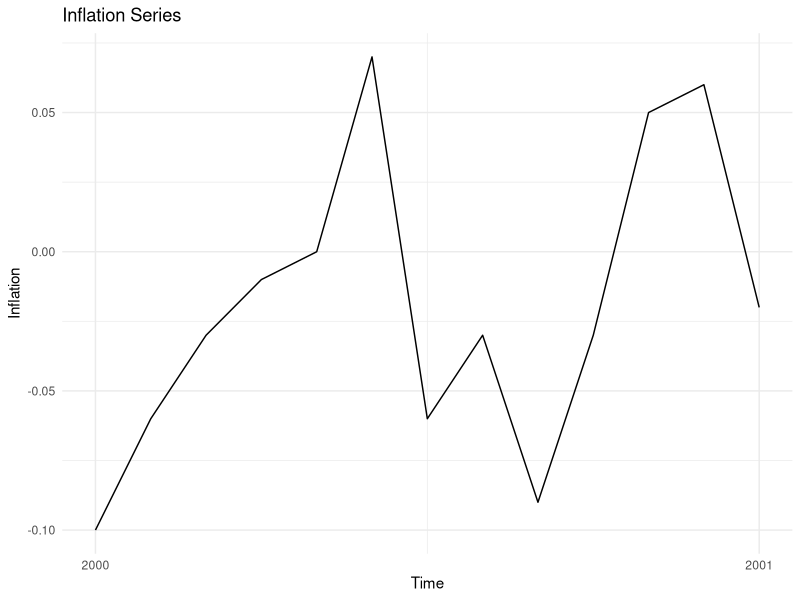

Write R code to recreate this figure. (Note: this script raises an error after producing the figure.)
## ---- chunk 1
# Librerías
  # install.packages(c("readxl", "dplyr", "ggplot2", "forecast"))
  # install.packages(tseries)

library(readxl)
library(dplyr)
library(ggplot2)
library(forecast)
library(tseries)
## ---- chunk 2
getwd() # "C:/Users/antonio.gomez/Desktop/inf-forecast"
setwd("E:/CIDE/Series de Tiempo/Inflation forecast")

# Import from base.xslx:
data <- read_excel("base.xlsx")
  tail(data)

# Renombrar columnas:
colnames(data) <- c("fecha", "expect_t", "expect_t1", "inflation")

# Data frame with expect_t e inflation:
df <- data.frame(data$fecha, data$expect_t, data$inflation, data$expect_t1)
  colnames(df) <- c("fecha", "expect_t", "inflation", "expect_t1")
  tail(df)

# get data from:
start_year = 2000

# Take data from start_year (df have text as YYYY/MM/DD):
df <- filter(df, as.numeric(format(df$fecha, "%Y")) >= start_year)
  # tail(df)
  
# rm(df)
## ---- chunk 3
# Filter rows with values <= 0.11:
df <- filter(df, expect_t <= 0.11, expect_t >= -0.11, inflation <= 0.11, inflation >= -0.11)
  tail(df)

# a vector that saves the sign of each difference:
df$sign_diff_expect_t <- ifelse(df$expect_t >= 0, 1, -1) # 1 if inflation is increasing, -1 if decreasing
  # head(df)
  # tail(df)

df$sign_diff_inflation <- ifelse(df$inflation >= 0, 1, -1) # 1 if inflation is increasing, -1 if decreasing
  # head(df)
  # tail(df)

valid_expectation <- df$sign_diff_inflation == df$sign_diff_expect_t

# Porcentajes:
correct_expectation <- sum( na.omit(valid_expectation) == TRUE ) / length(na.omit(valid_expectation)) * 100
wrong_expectation <- sum( na.omit(valid_expectation) == FALSE ) / length(na.omit(valid_expectation)) * 100


# For all data
cbind(correct_expectation, wrong_expectation)
## ---- chunk 4
# Inflation lag:
df$inflation_lag <- c(NA, df$inflation[1:dim(df)[1]-1])

# Crear dummies:
df$month <- as.numeric(format(df$fecha, "%m"))

# Crear dummies:
for (i in 1:12) {
  df[paste0("D_", i)] <- ifelse(df$month == i, 1, 0)
}

# head(df)
## ---- chunk 5
# Modelo:
model <- lm(inflation ~ inflation_lag + D_1 + D_2 + D_3 + D_4 + D_5 + D_6 + D_7 + D_8 + D_9 + D_10 + D_11 + D_12, data = df)
summary(model)
## ---- chunk 6
# Convertir a serie de tiempo con fechas:
ts_inflation <- ts(df$inflation, start = c(start_year, 1), frequency = 12)
ts_expect_t  <- ts(df$expect_t,  start = c(start_year, 1), frequency = 12)
ts_expect_t1 <- ts(df$expect_t1, start = c(start_year, 1), frequency = 12)

# AUTO.ARIMA:
auto.arima(ts_inflation)
## ---- chunk 7
plot_1 <- ggplot() +
  geom_line(data = ts_inflation, aes(x = time(ts_inflation), y = ts_inflation), color = "black") +
  labs(title = "Inflation Series", x = "Time", y = "Inflation") +
  # trimestralmente:
  scale_x_continuous(breaks = seq(start_year, 2024, 1)) +
  theme_minimal()

# To show plot as pdf:
ggsave("plot_1.pdf", plot = plot_1, width = 10, height = 5)


# pvt el que lo lea
## ---- chunk 8
# Time series de 2015 a 2024 (con for):

# prev horizon (¿Qué tan al pasado quiere observar? (en años))
horizon     <- 10 # since 2015
# Current year in data:
currentYear <- as.numeric(format(df$fecha[dim(df)[1]], "%Y"))
# Horizon year:
horizonYear <- currentYear - horizon


for (i in 1:12) {
  assign(paste0("ts_inflation_", horizonYear), window(ts_inflation, start = c(horizonYear, 1), end = c(horizonYear, 12)))
}
## ---- chunk 9
# Plotear todas las series superpuestas (sin contar la general)
ggplot() +
  geom_line(data = ts_inflation_2015, aes(label = "2015", x = 1:12, y = ts_inflation_2015), color = "black") +
  geom_line(data = ts_inflation_2016, aes(x = 1:12, y = ts_inflation_2016), color = "gray") +
  geom_line(data = ts_inflation_2017, aes(x = 1:12, y = ts_inflation_2017), color = "purple") +
  geom_line(data = ts_inflation_2018, aes(x = 1:12, y = ts_inflation_2018), color = "blue") +
  geom_line(data = ts_inflation_2019, aes(x = 1:12, y = ts_inflation_2019), color = "green") +
  geom_line(data = ts_inflation_2020, aes(x = 1:12, y = ts_inflation_2020), color = "brown") + # Pandemia
  geom_line(data = ts_inflation_2021, aes(x = 1:12, y = ts_inflation_2021), color = "purple") +
  geom_line(data = ts_inflation_2022, aes(x = 1:12, y = ts_inflation_2022), color = "orange") +
  geom_line(data = ts_inflation_2023, aes(x = 1:12, y = ts_inflation_2023), color = "black") +
  geom_line(data = ts_inflation_2024, aes(x = 1:4, y = ts_inflation_2024), color = "red", lwd = 1.5) +
  # linea en y = 0:
  geom_hline(yintercept = 0, color = "black", linetype = "dashed") +
  # labels
  labs(title = "Inflation Forecasting", x = "Month", y = "Inflation") +
  # De 1 en 1 en x:
  scale_x_continuous(breaks = seq(1, 12, 1)) +
  # Label for each line:
  theme_minimal()

# Plot desde horizonYear in cicle:

## ---- chunk 10
# ARIMA(2,0,0)[12]:
  # model_arima_2 <- Arima(ts_inflation, order = c(2,0,0), seasonal = list(order = c(0,0,0), period = 12))
  # model_arima_2
## ---- chunk 11
# Create subSamples:


inSample <- window(ts_inflation, end = c(2022, 3))
outSample <- window(ts_inflation, start = c(2022, 4))
outSampleExpectation <- window(ts_expect_t, start = c(2022, 4))

# ARIMA(2,0,0)[12]:
model_arima_2 <- Arima(inSample, order = c(2,0,0), seasonal = list(order = c(0,0,0), period = 12))

# Forecast one step ahead:
  # forecast_arima_2 <- forecast(model_arima_2, h = 24)
  # forecast_arima_2

# Integrate the observed to the inSample:
forecast_arima_2 <- rep(NA, 25)
for (i in 1:25) {
  inSample <- window(ts_inflation, end = c(2022, 3 + i))
  model_arima_2 <- Arima(inSample, order = c(2,0,0), seasonal = list(order = c(0,0,0), period = 12))
  forecast_arima_2[i] <- forecast(model_arima_2, h = 1)$mean
}

forecast_arima_2 <- ts(forecast_arima_2, start = c(2022, 4), frequency = 12)

# lower95 = 4° col
# upper95 = 5° col

# df_forecast <- data.frame(time = time(forecast_arima_2$mean), forecast_arima_2$mean, forecast_arima_2$lower[, 2], forecast_arima_2$upper[, 2])
df_forecast <- data.frame(time = time(forecast_arima_2), forecast_arima_2)
  colnames(df_forecast) <- c("time", "forecast_arima_2")
  tail(df_forecast)
## ---- chunk 12
# Plot de la predicción (con intervalos de confianza) y de los datos reales (outSample):
time <- time(outSample)

ggplot() +
  geom_line(data = df_forecast, aes(x = time, y = forecast_arima_2), color = "brown", linetype = "dashed") +
  # geom_line(data = df_forecast, aes(x = time, y = forecast_arima_2$lower[ ,2]), color = "red") +
  # geom_line(data = df_forecast, aes(x = time, y = forecast_arima_2$upper[ ,2]), color = "red") +
  geom_line(data = outSample, aes(x = time, y = outSample), color = "black") +
  geom_line(data = outSampleExpectation, aes(x = time, y = outSampleExpectation), color = "gray", linetype = "dashed") +
  labs(title = "ARIMA(2,0,0)[12] Forecasting", x = "Time", y = "Inflation") +
  # 1 to 1 month in x:
  # scale_x_continuous(breaks = seq(2022, 2024, 1)) +
  # Un cuadro que identificada el color de cada línea:
  # Linea en y=0:
  geom_hline(yintercept = 0, color = "black", linetype = "dashed") +
  scale_color_manual(values = c("black", "brown", "gray")) +
  theme_minimal()

length(outSample)
length(forecast_arima_2)
## ---- chunk 13
# Forecast de abril de 2024:
forecast_arima_2[25]
## ---- chunk 14
# Quitar último elemento (abr 2024):
outSample <- window(outSample, end = c(2024, 3))
forecast_arima_2 <- window(forecast_arima_2, end = c(2024, 3))
outSampleExpectation <- window(outSampleExpectation, end = c(2024, 3))

cbind(length(outSample), length(forecast_arima_2), length(outSampleExpectation))

# RMSFE del forecast:
RMSFE_arima_2 <- sqrt(mean((outSample - forecast_arima_2)^2))
RMSFE_expectation <- sqrt(mean((outSample - outSampleExpectation)^2))

rmsfe_df <- data.frame(RMSFE_arima_2, RMSFE_expectation)
  rmsfe_df
## ---- chunk 15
# ARIMA(0,1,0):
model_rw
